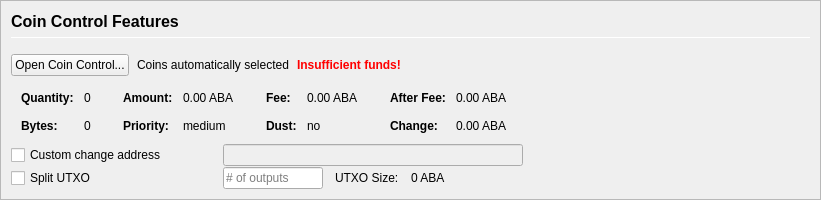
         <widget class="QFrame" name="frameCoinControl">
          <property name="sizePolicy">
           <sizepolicy hsizetype="Expanding" vsizetype="Expanding">
            <horstretch>0</horstretch>
            <verstretch>0</verstretch>
           </sizepolicy>
          </property>
          <property name="maximumSize">
           <size>
            <width>16777215</width>
            <height>16777215</height>
           </size>
          </property>
          <property name="frameShape">
           <enum>QFrame::StyledPanel</enum>
          </property>
          <property name="frameShadow">
           <enum>QFrame::Sunken</enum>
          </property>
          <layout class="QVBoxLayout" name="verticalLayoutCoinControl2">
           <property name="spacing">
            <number>0</number>
           </property>
           <property name="leftMargin">
            <number>0</number>
           </property>
           <property name="topMargin">
            <number>0</number>
           </property>
           <property name="rightMargin">
            <number>0</number>
           </property>
           <property name="bottomMargin">
            <number>0</number>
           </property>
           <item>
            <widget class="QFrame" name="frameCoinControl_BG">
             <layout class="QVBoxLayout" name="verticalLayoutCoinControl" stretch="0,0,0,0,0,0">
              <property name="spacing">
               <number>1</number>
              </property>
              <property name="leftMargin">
               <number>10</number>
              </property>
              <property name="topMargin">
               <number>10</number>
              </property>
              <item>
               <layout class="QHBoxLayout" name="horizontalLayoutCoinControl1">
                <property name="bottomMargin">
                 <number>15</number>
                </property>
                <item>
                 <layout class="QVBoxLayout" name="verticalLayout_3">
                  <property name="spacing">
                   <number>6</number>
                  </property>
                  <item>
                   <widget class="QLabel" name="labelCoinControlFeatures">
                    <property name="sizePolicy">
                     <sizepolicy hsizetype="Preferred" vsizetype="Maximum">
                      <horstretch>0</horstretch>
                      <verstretch>0</verstretch>
                     </sizepolicy>
                    </property>
                    <property name="minimumSize">
                     <size>
                      <width>0</width>
                      <height>20</height>
                     </size>
                    </property>
                    <property name="font">
                     <font>
                      <pointsize>12</pointsize>
                      <weight>75</weight>
                      <bold>true</bold>
                     </font>
                    </property>
                    <property name="styleSheet">
                     <string notr="true">font-weight:bold;</string>
                    </property>
                    <property name="text">
                     <string>Coin Control Features</string>
                    </property>
                   </widget>
                  </item>
                  <item>
                   <widget class="Line" name="line">
                    <property name="minimumSize">
                     <size>
                      <width>0</width>
                      <height>1</height>
                     </size>
                    </property>
                    <property name="maximumSize">
                     <size>
                      <width>16777215</width>
                      <height>1</height>
                     </size>
                    </property>
                    <property name="orientation">
                     <enum>Qt::Horizontal</enum>
                    </property>
                   </widget>
                  </item>
                 </layout>
                </item>
               </layout>
              </item>
              <item>
               <layout class="QHBoxLayout" name="horizontalLayoutCoinControl2" stretch="0,0,0,0">
                <property name="spacing">
                 <number>8</number>
                </property>
                <property name="bottomMargin">
                 <number>10</number>
                </property>
                <item>
                 <widget class="QPushButton" name="pushButtonCoinControl">
                  <property name="styleSheet">
                   <string notr="true"/>
                  </property>
                  <property name="text">
                   <string>Open Coin Control...</string>
                  </property>
                  <property name="autoDefault">
                   <bool>false</bool>
                  </property>
                 </widget>
                </item>
                <item>
                 <widget class="QLabel" name="labelCoinControlAutomaticallySelected">
                  <property name="text">
                   <string>Coins automatically selected</string>
                  </property>
                  <property name="margin">
                   <number>5</number>
                  </property>
                 </widget>
                </item>
                <item>
                 <widget class="QLabel" name="labelCoinControlInsuffFunds">
                  <property name="font">
                   <font>
                    <weight>75</weight>
                    <bold>true</bold>
                   </font>
                  </property>
                  <property name="styleSheet">
                   <string notr="true">color:red;font-weight:bold;</string>
                  </property>
                  <property name="text">
                   <string>Insufficient funds!</string>
                  </property>
                  <property name="margin">
                   <number>5</number>
                  </property>
                 </widget>
                </item>
                <item>
                 <spacer name="horizontalSpacerCoinControl">
                  <property name="orientation">
                   <enum>Qt::Horizontal</enum>
                  </property>
                  <property name="sizeHint" stdset="0">
                   <size>
                    <width>40</width>
                    <height>1</height>
                   </size>
                  </property>
                 </spacer>
                </item>
               </layout>
              </item>
              <item>
               <widget class="QWidget" name="widgetCoinControl" native="true">
                <property name="sizePolicy">
                 <sizepolicy hsizetype="Preferred" vsizetype="Preferred">
                  <horstretch>0</horstretch>
                  <verstretch>0</verstretch>
                 </sizepolicy>
                </property>
                <property name="minimumSize">
                 <size>
                  <width>0</width>
                  <height>0</height>
                 </size>
                </property>
                <property name="styleSheet">
                 <string notr="true"/>
                </property>
                <layout class="QHBoxLayout" name="horizontalLayoutCoinControl5">
                 <property name="leftMargin">
                  <number>0</number>
                 </property>
                 <property name="topMargin">
                  <number>0</number>
                 </property>
                 <property name="rightMargin">
                  <number>0</number>
                 </property>
                 <property name="bottomMargin">
                  <number>0</number>
                 </property>
                 <item>
                  <layout class="QHBoxLayout" name="horizontalLayoutCoinControl3" stretch="0,0,0,1">
                   <property name="spacing">
                    <number>20</number>
                   </property>
                   <property name="topMargin">
                    <number>0</number>
                   </property>
                   <property name="bottomMargin">
                    <number>10</number>
                   </property>
                   <item>
                    <layout class="QFormLayout" name="formLayoutCoinControl1">
                     <property name="horizontalSpacing">
                      <number>10</number>
                     </property>
                     <property name="verticalSpacing">
                      <number>14</number>
                     </property>
                     <property name="leftMargin">
                      <number>10</number>
                     </property>
                     <property name="topMargin">
                      <number>4</number>
                     </property>
                     <property name="rightMargin">
                      <number>6</number>
                     </property>
                     <item row="0" column="0">
                      <widget class="QLabel" name="labelCoinControlQuantityText">
                       <property name="font">
                        <font>
                         <weight>75</weight>
                         <bold>true</bold>
                        </font>
                       </property>
                       <property name="text">
                        <string>Quantity:</string>
                       </property>
                       <property name="margin">
                        <number>0</number>
                       </property>
                      </widget>
                     </item>
                     <item row="0" column="1">
                      <widget class="QLabel" name="labelCoinControlQuantity">
                       <property name="cursor">
                        <cursorShape>IBeamCursor</cursorShape>
                       </property>
                       <property name="contextMenuPolicy">
                        <enum>Qt::ActionsContextMenu</enum>
                       </property>
                       <property name="text">
                        <string notr="true">0</string>
                       </property>
                       <property name="margin">
                        <number>0</number>
                       </property>
                       <property name="textInteractionFlags">
                        <set>Qt::LinksAccessibleByMouse|Qt::TextSelectableByKeyboard|Qt::TextSelectableByMouse</set>
                       </property>
                      </widget>
                     </item>
                     <item row="1" column="0">
                      <widget class="QLabel" name="labelCoinControlBytesText">
                       <property name="font">
                        <font>
                         <weight>75</weight>
                         <bold>true</bold>
                        </font>
                       </property>
                       <property name="text">
                        <string>Bytes:</string>
                       </property>
                      </widget>
                     </item>
                     <item row="1" column="1">
                      <widget class="QLabel" name="labelCoinControlBytes">
                       <property name="cursor">
                        <cursorShape>IBeamCursor</cursorShape>
                       </property>
                       <property name="contextMenuPolicy">
                        <enum>Qt::ActionsContextMenu</enum>
                       </property>
                       <property name="text">
                        <string notr="true">0</string>
                       </property>
                       <property name="textInteractionFlags">
                        <set>Qt::LinksAccessibleByMouse|Qt::TextSelectableByKeyboard|Qt::TextSelectableByMouse</set>
                       </property>
                      </widget>
                     </item>
                    </layout>
                   </item>
                   <item>
                    <layout class="QFormLayout" name="formLayoutCoinControl2">
                     <property name="horizontalSpacing">
                      <number>10</number>
                     </property>
                     <property name="verticalSpacing">
                      <number>14</number>
                     </property>
                     <property name="leftMargin">
                      <number>6</number>
                     </property>
                     <property name="topMargin">
                      <number>4</number>
                     </property>
                     <property name="rightMargin">
                      <number>6</number>
                     </property>
                     <item row="0" column="0">
                      <widget class="QLabel" name="labelCoinControlAmountText">
                       <property name="font">
                        <font>
                         <weight>75</weight>
                         <bold>true</bold>
                        </font>
                       </property>
                       <property name="text">
                        <string>Amount:</string>
                       </property>
                       <property name="margin">
                        <number>0</number>
                       </property>
                      </widget>
                     </item>
                     <item row="0" column="1">
                      <widget class="QLabel" name="labelCoinControlAmount">
                       <property name="cursor">
                        <cursorShape>IBeamCursor</cursorShape>
                       </property>
                       <property name="contextMenuPolicy">
                        <enum>Qt::ActionsContextMenu</enum>
                       </property>
                       <property name="text">
                        <string notr="true">0.00 ABA</string>
                       </property>
                       <property name="textInteractionFlags">
                        <set>Qt::LinksAccessibleByMouse|Qt::TextSelectableByKeyboard|Qt::TextSelectableByMouse</set>
                       </property>
                      </widget>
                     </item>
                     <item row="1" column="0">
                      <widget class="QLabel" name="labelCoinControlPriorityText">
                       <property name="font">
                        <font>
                         <weight>75</weight>
                         <bold>true</bold>
                        </font>
                       </property>
                       <property name="text">
                        <string>Priority:</string>
                       </property>
                      </widget>
                     </item>
                     <item row="1" column="1">
                      <widget class="QLabel" name="labelCoinControlPriority">
                       <property name="cursor">
                        <cursorShape>IBeamCursor</cursorShape>
                       </property>
                       <property name="contextMenuPolicy">
                        <enum>Qt::ActionsContextMenu</enum>
                       </property>
                       <property name="text">
                        <string>medium</string>
                       </property>
                       <property name="textInteractionFlags">
                        <set>Qt::LinksAccessibleByMouse|Qt::TextSelectableByKeyboard|Qt::TextSelectableByMouse</set>
                       </property>
                      </widget>
                     </item>
                    </layout>
                   </item>
                   <item>
                    <layout class="QFormLayout" name="formLayoutCoinControl3">
                     <property name="horizontalSpacing">
                      <number>10</number>
                     </property>
                     <property name="verticalSpacing">
                      <number>14</number>
                     </property>
                     <property name="leftMargin">
                      <number>6</number>
                     </property>
                     <property name="topMargin">
                      <number>4</number>
                     </property>
                     <property name="rightMargin">
                      <number>6</number>
                     </property>
                     <item row="0" column="0">
                      <widget class="QLabel" name="labelCoinControlFeeText">
                       <property name="font">
                        <font>
                         <weight>75</weight>
                         <bold>true</bold>
                        </font>
                       </property>
                       <property name="text">
                        <string>Fee:</string>
                       </property>
                       <property name="margin">
                        <number>0</number>
                       </property>
                      </widget>
                     </item>
                     <item row="0" column="1">
                      <widget class="QLabel" name="labelCoinControlFee">
                       <property name="cursor">
                        <cursorShape>IBeamCursor</cursorShape>
                       </property>
                       <property name="contextMenuPolicy">
                        <enum>Qt::ActionsContextMenu</enum>
                       </property>
                       <property name="text">
                        <string notr="true">0.00 ABA</string>
                       </property>
                       <property name="textInteractionFlags">
                        <set>Qt::LinksAccessibleByMouse|Qt::TextSelectableByKeyboard|Qt::TextSelectableByMouse</set>
                       </property>
                      </widget>
                     </item>
                     <item row="1" column="0">
                      <widget class="QLabel" name="labelCoinControlLowOutputText">
                       <property name="font">
                        <font>
                         <weight>75</weight>
                         <bold>true</bold>
                        </font>
                       </property>
                       <property name="text">
                        <string>Dust:</string>
                       </property>
                      </widget>
                     </item>
                     <item row="1" column="1">
                      <widget class="QLabel" name="labelCoinControlLowOutput">
                       <property name="cursor">
                        <cursorShape>IBeamCursor</cursorShape>
                       </property>
                       <property name="contextMenuPolicy">
                        <enum>Qt::ActionsContextMenu</enum>
                       </property>
                       <property name="text">
                        <string>no</string>
                       </property>
                       <property name="textInteractionFlags">
                        <set>Qt::LinksAccessibleByMouse|Qt::TextSelectableByKeyboard|Qt::TextSelectableByMouse</set>
                       </property>
                      </widget>
                     </item>
                    </layout>
                   </item>
                   <item>
                    <layout class="QFormLayout" name="formLayoutCoinControl4">
                     <property name="horizontalSpacing">
                      <number>10</number>
                     </property>
                     <property name="verticalSpacing">
                      <number>14</number>
                     </property>
                     <property name="leftMargin">
                      <number>6</number>
                     </property>
                     <property name="topMargin">
                      <number>4</number>
                     </property>
                     <property name="rightMargin">
                      <number>6</number>
                     </property>
                     <item row="0" column="0">
                      <widget class="QLabel" name="labelCoinControlAfterFeeText">
                       <property name="font">
                        <font>
                         <weight>75</weight>
                         <bold>true</bold>
                        </font>
                       </property>
                       <property name="text">
                        <string>After Fee:</string>
                       </property>
                       <property name="margin">
                        <number>0</number>
                       </property>
                      </widget>
                     </item>
                     <item row="0" column="1">
                      <widget class="QLabel" name="labelCoinControlAfterFee">
                       <property name="cursor">
                        <cursorShape>IBeamCursor</cursorShape>
                       </property>
                       <property name="contextMenuPolicy">
                        <enum>Qt::ActionsContextMenu</enum>
                       </property>
                       <property name="text">
                        <string notr="true">0.00 ABA</string>
                       </property>
                       <property name="textInteractionFlags">
                        <set>Qt::LinksAccessibleByMouse|Qt::TextSelectableByKeyboard|Qt::TextSelectableByMouse</set>
                       </property>
                      </widget>
                     </item>
                     <item row="1" column="0">
                      <widget class="QLabel" name="labelCoinControlChangeText">
                       <property name="font">
                        <font>
                         <weight>75</weight>
                         <bold>true</bold>
                        </font>
                       </property>
                       <property name="text">
                        <string>Change:</string>
                       </property>
                      </widget>
                     </item>
                     <item row="1" column="1">
                      <widget class="QLabel" name="labelCoinControlChange">
                       <property name="cursor">
                        <cursorShape>IBeamCursor</cursorShape>
                       </property>
                       <property name="contextMenuPolicy">
                        <enum>Qt::ActionsContextMenu</enum>
                       </property>
                       <property name="text">
                        <string notr="true">0.00 ABA</string>
                       </property>
                       <property name="textInteractionFlags">
                        <set>Qt::LinksAccessibleByMouse|Qt::TextSelectableByKeyboard|Qt::TextSelectableByMouse</set>
                       </property>
                      </widget>
                     </item>
                    </layout>
                   </item>
                  </layout>
                 </item>
                </layout>
               </widget>
              </item>
              <item>
               <layout class="QHBoxLayout" name="horizontalLayoutCoinControl4">
                <property name="spacing">
                 <number>12</number>
                </property>
                <property name="sizeConstraint">
                 <enum>QLayout::SetDefaultConstraint</enum>
                </property>
                <property name="topMargin">
                 <number>0</number>
                </property>
                <property name="rightMargin">
                 <number>0</number>
                </property>
                <item>
                 <widget class="QCheckBox" name="checkBoxCoinControlChange">
                  <property name="sizePolicy">
                   <sizepolicy hsizetype="Preferred" vsizetype="Preferred">
                    <horstretch>0</horstretch>
                    <verstretch>0</verstretch>
                   </sizepolicy>
                  </property>
                  <property name="minimumSize">
                   <size>
                    <width>200</width>
                    <height>0</height>
                   </size>
                  </property>
                  <property name="maximumSize">
                   <size>
                    <width>200</width>
                    <height>16777215</height>
                   </size>
                  </property>
                  <property name="toolTip">
                   <string>If this is activated, but the change address is empty or invalid, change will be sent to a newly generated address.</string>
                  </property>
                  <property name="text">
                   <string>Custom change address</string>
                  </property>
                 </widget>
                </item>
                <item>
                 <widget class="QValidatedLineEdit" name="lineEditCoinControlChange">
                  <property name="enabled">
                   <bool>false</bool>
                  </property>
                  <property name="sizePolicy">
                   <sizepolicy hsizetype="Preferred" vsizetype="Preferred">
                    <horstretch>0</horstretch>
                    <verstretch>0</verstretch>
                   </sizepolicy>
                  </property>
                  <property name="minimumSize">
                   <size>
                    <width>300</width>
                    <height>0</height>
                   </size>
                  </property>
                 </widget>
                </item>
                <item>
                 <widget class="QLabel" name="labelCoinControlChangeLabel">
                  <property name="sizePolicy">
                   <sizepolicy hsizetype="Preferred" vsizetype="Preferred">
                    <horstretch>0</horstretch>
                    <verstretch>0</verstretch>
                   </sizepolicy>
                  </property>
                  <property name="minimumSize">
                   <size>
                    <width>100</width>
                    <height>0</height>
                   </size>
                  </property>
                  <property name="text">
                   <string/>
                  </property>
                  <property name="margin">
                   <number>3</number>
                  </property>
                 </widget>
                </item>
               </layout>
              </item>
              <item>
               <layout class="QHBoxLayout" name="horizontalLayoutCoinControl6">
                <property name="spacing">
                 <number>12</number>
                </property>
                <property name="rightMargin">
                 <number>0</number>
                </property>
                <item>
                 <widget class="QCheckBox" name="splitBlockCheckBox">
                  <property name="sizePolicy">
                   <sizepolicy hsizetype="Preferred" vsizetype="Preferred">
                    <horstretch>0</horstretch>
                    <verstretch>0</verstretch>
                   </sizepolicy>
                  </property>
                  <property name="minimumSize">
                   <size>
                    <width>200</width>
                    <height>0</height>
                   </size>
                  </property>
                  <property name="maximumSize">
                   <size>
                    <width>200</width>
                    <height>16777215</height>
                   </size>
                  </property>
                  <property name="text">
                   <string>Split UTXO</string>
                  </property>
                 </widget>
                </item>
                <item>
                 <widget class="QLineEdit" name="splitBlockLineEdit">
                  <property name="sizePolicy">
                   <sizepolicy hsizetype="Preferred" vsizetype="Preferred">
                    <horstretch>50</horstretch>
                    <verstretch>0</verstretch>
                   </sizepolicy>
                  </property>
                  <property name="minimumSize">
                   <size>
                    <width>100</width>
                    <height>0</height>
                   </size>
                  </property>
                  <property name="maximumSize">
                   <size>
                    <width>100</width>
                    <height>16777215</height>
                   </size>
                  </property>
                  <property name="placeholderText">
                   <string># of outputs</string>
                  </property>
                 </widget>
                </item>
                <item>
                 <widget class="QLabel" name="labelBlockSizeText">
                  <property name="text">
                   <string>UTXO Size:</string>
                  </property>
                 </widget>
                </item>
                <item>
                 <widget class="QLabel" name="labelBlockSize">
                  <property name="text">
                   <string>0 ABA</string>
                  </property>
                 </widget>
                </item>
                <item>
                 <spacer name="horizontalSpacer_7">
                  <property name="orientation">
                   <enum>Qt::Horizontal</enum>
                  </property>
                  <property name="sizeHint" stdset="0">
                   <size>
                    <width>40</width>
                    <height>20</height>
                   </size>
                  </property>
                 </spacer>
                </item>
               </layout>
              </item>
              <item>
               <spacer name="verticalSpacerCoinControl">
                <property name="orientation">
                 <enum>Qt::Vertical</enum>
                </property>
                <property name="sizeHint" stdset="0">
                 <size>
                  <width>800</width>
                  <height>1</height>
                 </size>
                </property>
               </spacer>
              </item>
             </layout>
            </widget>
           </item>
          </layout>
         </widget>
